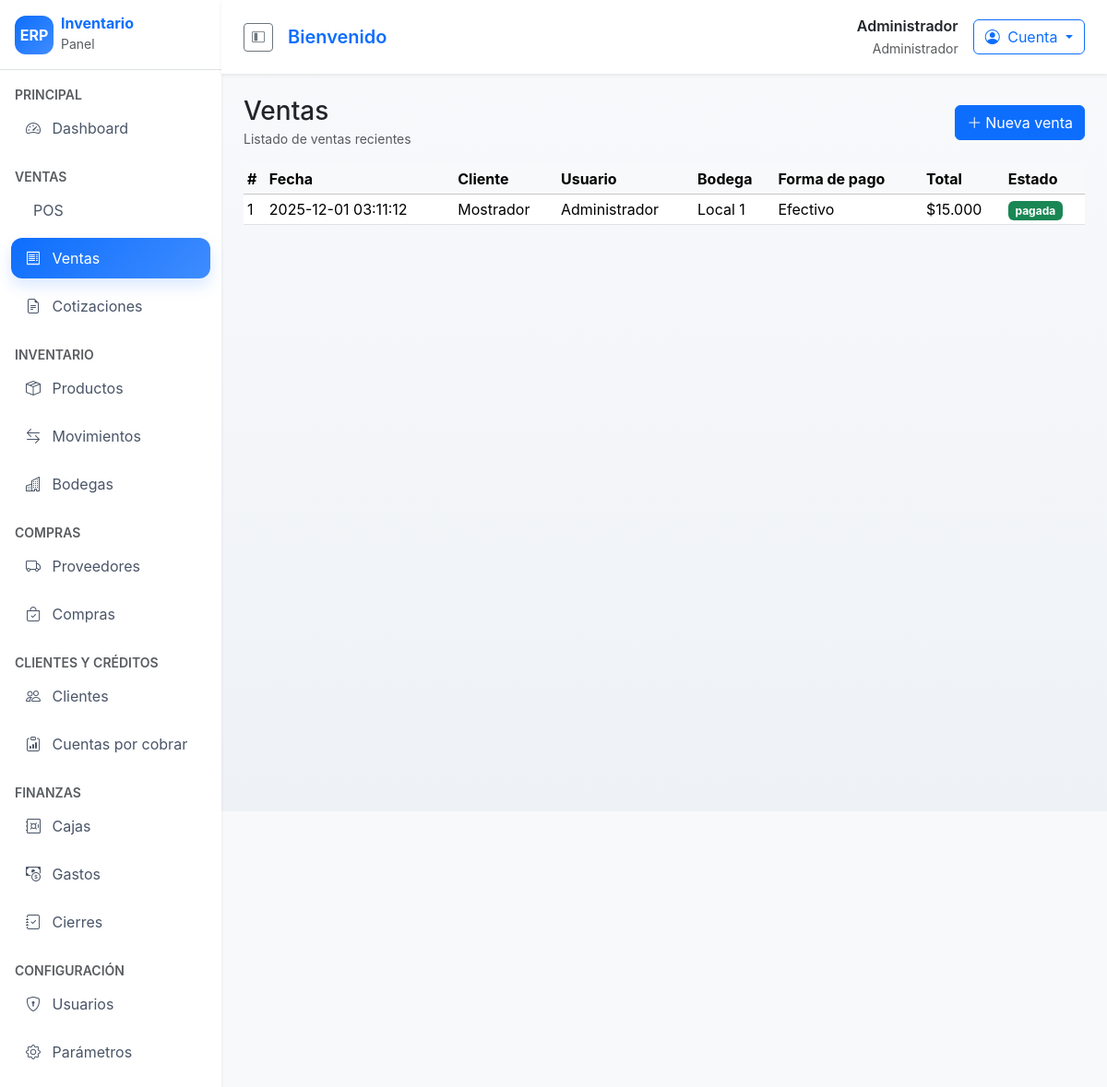
/ventas (signed in), run on the app's committed database.
### tables this page shows
CREATE TABLE sales (
    id INT AUTO_INCREMENT PRIMARY KEY,
    customer_id INT NULL,
    user_id INT NOT NULL,
    warehouse_id INT NOT NULL,
    document_type VARCHAR(20) DEFAULT 'boleta',
    document_number VARCHAR(50),
    total DECIMAL(12,2) NOT NULL,
    tax DECIMAL(12,2) DEFAULT 0,
    payment_method VARCHAR(50),
    status VARCHAR(20) DEFAULT 'pagada',
    created_at DATETIME DEFAULT CURRENT_TIMESTAMP,
    FOREIGN KEY (customer_id) REFERENCES customers(id),
    FOREIGN KEY (user_id) REFERENCES users(id),
    FOREIGN KEY (warehouse_id) REFERENCES warehouses(id)
);

CREATE TABLE users (
    id INT AUTO_INCREMENT PRIMARY KEY,
    name VARCHAR(100) NOT NULL,
    email VARCHAR(120) NOT NULL UNIQUE,
    password_hash VARCHAR(255) NOT NULL,
    role_id INT NOT NULL,
    status TINYINT(1) DEFAULT 1,
    created_at TIMESTAMP DEFAULT CURRENT_TIMESTAMP,
    updated_at TIMESTAMP DEFAULT CURRENT_TIMESTAMP ON UPDATE CURRENT_TIMESTAMP,
    FOREIGN KEY (role_id) REFERENCES roles(id)
);

CREATE TABLE warehouses (
    id INT AUTO_INCREMENT PRIMARY KEY,
    name VARCHAR(100) NOT NULL,
    address VARCHAR(255)
);

### app/controllers/SalesController.php (called while the page is built, shortened)
<?php
class SalesController extends Controller
{
    public function index(): void
    {
        $sale = new Sale();
        $this->view('sales/index', [
            'sales' => $sale->all(),
        ]);
    }
}

### app/core/Router.php (called while the page is built, shortened)
<?php
class Router
{
    private array $routes = [];
    public function get(string $path, array $handler): void
    {
        $this->routes['GET'][$path] = $handler;
    }
    public function post(string $path, array $handler): void
    {
        $this->routes['POST'][$path] = $handler;
    }
    public function dispatch(string $uri, string $method): void
    {
        $path = parse_url($uri, PHP_URL_PATH) ?: '/';
        $handler = $this->routes[$method][$path] ?? null;
        [$controllerName, $action] = $handler;
        $controller = new $controllerName();
        $controller->$action();
    }
}

### public/index.php (called while the page is built, shortened)
<?php
spl_autoload_register(function ($class) {
    $prefix = 'App\\';
    $baseDir = __DIR__ . '/../app/';
    $relativeClass = substr($class, strlen($prefix));
    $file = $baseDir . str_replace('\\', '/', $relativeClass) . '.php';
});
$router = new Router();
$router->dispatch($_SERVER['REQUEST_URI'] ?? '/', $_SERVER['REQUEST_METHOD'] ?? 'GET');

### app/core/Helper.php (called while the page is built, shortened)
<?php
class Helper
{
    public static function e(string $value): string
    {
        return htmlspecialchars($value, ENT_QUOTES, 'UTF-8');
    }
    public static function isActive(string $path): string
    {
        $current = parse_url($_SERVER['REQUEST_URI'] ?? '/', PHP_URL_PATH) ?: '/';
        return $current === $path ? 'active' : '';
    }
    public static function isActivePrefix(array $paths): string
    {
        $current = parse_url($_SERVER['REQUEST_URI'] ?? '/', PHP_URL_PATH) ?: '/';
        foreach ($paths as $path) {
            if (str_starts_with($current, $path)) {
                return 'active';
            }
        }
        return '';
    }
}

### app/core/Session.php (called while the page is built, shortened)
<?php
class Session
{
    public static function get(string $key, mixed $default = null): mixed
    {
        return $_SESSION[$key] ?? $default;
    }
}

### app/core/Auth.php (called while the page is built, shortened)
<?php
class Auth
{
    public static function user(): ?array
    {
        $user = Session::get('user');
        return $user;
    }
}

### app/core/Model.php (called while the page is built, shortened)
<?php
abstract class Model
{
    protected PDO $db;
    public function __construct()
    {
        $this->db = Database::getInstance()->getConnection();
    }
    protected function query(string $sql, array $params = []): \PDOStatement
    {
        $stmt = $this->db->prepare($sql);
        if (!$stmt->execute($params)) {
            throw new PDOException('Error ejecutando consulta');
        }
        return $stmt;
    }
}

### config/database.php (called while the page is built)
<?php
return [
    'driver' => 'mysql',
    'host' => 'localhost',
    'port' => 3306,
    'database' => 'erp_inventario',
    'username' => 'erp_user',
    'password' => 'secret',
    'charset' => 'utf8mb4',
    'collation' => 'utf8mb4_unicode_ci',
];

### app/core/Database.php (called while the page is built, shortened)
<?php
class Database
{
    private static ?Database $instance = null;
    private PDO $connection;
    private function __construct()
    {
        $config = require __DIR__ . '/../../config/database.php';
        $dsn = sprintf('%s:host=%s;port=%s;dbname=%s;charset=%s',
            $config['driver'],
            $config['host'],
            $config['port'],
            $config['database'],
            $config['charset']
        );
        try {
            $this->connection = new PDO($dsn, $config['username'], $config['password']);
            $this->connection->setAttribute(PDO::ATTR_ERRMODE, PDO::ERRMODE_EXCEPTION);
            $this->connection->setAttribute(PDO::ATTR_DEFAULT_FETCH_MODE, PDO::FETCH_ASSOC);
        } catch (PDOException $e) {
            die('Error de conexión: ' . $e->getMessage());
        }
    }
    public static function getInstance(): self
    {
        if (self::$instance === null) {
            self::$instance = new self();
        }
        return self::$instance;
    }
    public function getConnection(): PDO
    {
        return $this->connection;
    }
}

### app/models/Sale.php (called while the page is built, shortened)
<?php
class Sale extends Model
{
    public function all(): array
    {
        $stmt = $this->query('SELECT s.*, c.name as customer, w.name as warehouse, u.name as user FROM sales s LEFT JOIN customers c ON c.id = s.customer_id JOIN warehouses w ON w.id = s.warehouse_id JOIN users u ON u.id = s.user_id ORDER BY s.created_at DESC LIMIT 30');
        return $stmt->fetchAll();
    }
}

### app/views/sales/index.php (the view)
<div class="d-flex justify-content-between align-items-center mb-3">
    <div>
        <h3 class="mb-0">Ventas</h3>
        <small class="text-muted">Listado de ventas recientes</small>
    </div>
    <a class="btn btn-primary" href="/ventas/pos"><i class="bi bi-plus-lg me-1"></i>Nueva venta</a>
</div>
<table class="table table-hover table-sm align-middle">
    <thead class="table-light">
    <tr>
        <th>#</th>
        <th>Fecha</th>
        <th>Cliente</th>
        <th>Usuario</th>
        <th>Bodega</th>
        <th>Forma de pago</th>
        <th>Total</th>
        <th>Estado</th>
    </tr>
    </thead>
    <tbody>
    <?php foreach ($sales as $sale): ?>
        <tr>
            <td><?php echo $sale['id']; ?></td>
            <td><?php echo $sale['created_at']; ?></td>
            <td><?php echo App\Core\Helper::e($sale['customer'] ?? 'Mostrador'); ?></td>
            <td><?php echo App\Core\Helper::e($sale['user']); ?></td>
            <td><?php echo App\Core\Helper::e($sale['warehouse']); ?></td>
            <td class="text-capitalize"><?php echo App\Core\Helper::e($sale['payment_method']); ?></td>
            <td>$<?php echo number_format($sale['total'], 0, ',', '.'); ?></td>
            <td><span class="badge bg-<?php echo $sale['status'] === 'pagada' ? 'success' : 'warning'; ?>"><?php echo App\Core\Helper::e($sale['status']); ?></span></td>
        </tr>
    <?php endforeach; ?>
    </tbody>
</table>

### app/views/layouts/main.php (shortened to what this page needs)
<?php
$user = Auth::user();
?>
<!DOCTYPE html>
<html lang="es">
<head>
    <link rel="stylesheet" href="https://cdn.jsdelivr.net/npm/bootstrap@5.3.3/dist/css/bootstrap.min.css">
    <link rel="stylesheet" href="https://cdn.jsdelivr.net/npm/bootstrap-icons@1.11.3/font/bootstrap-icons.css">
    <link rel="stylesheet" href="/assets/css/style.css">
</head>
<body class="bg-light">
<div class="d-flex" id="wrapper">
    <aside class="sidebar bg-white shadow-sm" id="sidebar">
        <div class="sidebar-header d-flex align-items-center justify-content-between px-3 py-3 border-bottom">
            <div class="d-flex align-items-center gap-2">
                <div class="brand-logo">ERP</div>
                <div>
                    <h6 class="mb-0 fw-bold text-primary">Inventario</h6>
                    <small class="text-muted">Panel</small>
                </div>
            </div>
        </div>
        <nav class="nav flex-column py-3">
            <div class="px-3 text-uppercase text-muted small fw-semibold">Principal</div>
            <a class="nav-link px-3 <?php echo Helper::isActive('/dashboard') || Helper::isActive('/') ? 'active' : ''; ?>" href="/dashboard">
                <i class="bi bi-speedometer2 me-2"></i> Dashboard
            </a>
            <div class="px-3 mt-3 text-uppercase text-muted small fw-semibold">Ventas</div>
            <a class="nav-link px-3 <?php echo Helper::isActivePrefix(['/ventas/pos']) ?>" href="/ventas/pos"><i class="bi bi-cash-register me-2"></i> POS</a>
            <a class="nav-link px-3 <?php echo Helper::isActivePrefix(['/ventas']) ?>" href="/ventas"><i class="bi bi-receipt me-2"></i> Ventas</a>
            <a class="nav-link px-3 <?php echo Helper::isActivePrefix(['/ventas/cotizaciones']) ?>" href="/ventas/cotizaciones"><i class="bi bi-file-earmark-text me-2"></i> Cotizaciones</a>
            <div class="px-3 mt-3 text-uppercase text-muted small fw-semibold">Inventario</div>
            <a class="nav-link px-3 <?php echo Helper::isActivePrefix(['/inventario/productos','/productos']) ?>" href="/inventario/productos"><i class="bi bi-box-seam me-2"></i> Productos</a>
            <a class="nav-link px-3 <?php echo Helper::isActivePrefix(['/inventario']) ?>" href="/inventario"><i class="bi bi-arrow-left-right me-2"></i> Movimientos</a>
            <a class="nav-link px-3 <?php echo Helper::isActivePrefix(['/bodegas']) ?>" href="/bodegas"><i class="bi bi-buildings me-2"></i> Bodegas</a>
            <div class="px-3 mt-3 text-uppercase text-muted small fw-semibold">Compras</div>
            <a class="nav-link px-3 <?php echo Helper::isActivePrefix(['/proveedores']) ?>" href="/proveedores"><i class="bi bi-truck me-2"></i> Proveedores</a>
            <a class="nav-link px-3 <?php echo Helper::isActivePrefix(['/compras']) ?>" href="/compras"><i class="bi bi-bag-check me-2"></i> Compras</a>
            <div class="px-3 mt-3 text-uppercase text-muted small fw-semibold">Clientes y créditos</div>
            <a class="nav-link px-3 <?php echo Helper::isActivePrefix(['/clientes']) ?>" href="/clientes"><i class="bi bi-people me-2"></i> Clientes</a>
            <a class="nav-link px-3 <?php echo Helper::isActivePrefix(['/cobranzas']) ?>" href="/cobranzas"><i class="bi bi-clipboard-data me-2"></i> Cuentas por cobrar</a>
            <div class="px-3 mt-3 text-uppercase text-muted small fw-semibold">Finanzas</div>
            <a class="nav-link px-3 <?php echo Helper::isActivePrefix(['/cajas']) ?>" href="/cajas"><i class="bi bi-safe me-2"></i> Cajas</a>
            <a class="nav-link px-3 <?php echo Helper::isActivePrefix(['/gastos']) ?>" href="/gastos"><i class="bi bi-cash-coin me-2"></i> Gastos</a>
            <a class="nav-link px-3 <?php echo Helper::isActivePrefix(['/cierres']) ?>" href="/cierres"><i class="bi bi-journal-check me-2"></i> Cierres</a>
            <div class="px-3 mt-3 text-uppercase text-muted small fw-semibold">Configuración</div>
            <a class="nav-link px-3 <?php echo Helper::isActivePrefix(['/usuarios']) ?>" href="/usuarios"><i class="bi bi-shield-lock me-2"></i> Usuarios</a>
            <a class="nav-link px-3 <?php echo Helper::isActivePrefix(['/parametros']) ?>" href="/parametros"><i class="bi bi-gear me-2"></i> Parámetros</a>
        </nav>
    </aside>
    <div class="main flex-grow-1">
        <header class="topbar d-flex align-items-center justify-content-between shadow-sm px-4 py-3 bg-white">
            <div class="d-flex align-items-center gap-3">
                <button class="btn btn-outline-secondary btn-sm d-none d-lg-inline" id="sidebarToggleDesktop" aria-label="Alternar menú">
                    <i class="bi bi-layout-sidebar-inset"></i>
                </button>
                <h5 class="mb-0 fw-semibold text-primary">Bienvenido</h5>
            </div>
            <div class="d-flex align-items-center gap-3">
                <?php if ($user): ?>
                    <div class="text-end d-none d-sm-block">
                        <div class="fw-semibold text-dark"><?php echo Helper::e($user['name']); ?></div>
                        <small class="text-muted text-capitalize"><?php echo Helper::e($user['role_name'] ?? $user['role_slug'] ?? 'Usuario'); ?></small>
                    </div>
                    <div class="dropdown">
                        <button class="btn btn-outline-primary dropdown-toggle" type="button" data-bs-toggle="dropdown" aria-expanded="false">
                            <i class="bi bi-person-circle me-1"></i> Cuenta
                        </button>
                    </div>
                <?php endif; ?>
            </div>
        </header>
        <main class="content p-4">
            <?php include $viewPath; ?>
        </main>
    </div>
</div>
</body>
</html>

### public/assets/css/style.css (style rules this page uses)
body { background-color: #f5f6fa; font-family: 'Inter', 'Segoe UI', system-ui, -apple-system, sans-serif; }
.sidebar { width: 240px; min-height: 100vh; position: sticky; top: 0; }
.sidebar .nav-link { color: #4a5568; border-radius: 12px; margin: 4px 12px; padding-top: 10px; padding-bottom: 10px; }
.sidebar .nav-link.active { background: linear-gradient(135deg, #0d6efd, #3f8cff); color: #fff; box-shadow: 0 8px 16px rgba(13, 110, 253, 0.15); }
.brand-logo { width: 42px; height: 42px; border-radius: 12px; background: linear-gradient(135deg, #0d6efd, #3f8cff); color: #fff; display: grid; place-items: center; font-weight: 700; }
.topbar { position: sticky; top: 0; z-index: 1020; }
.content { min-height: 100vh; background: linear-gradient(180deg, #f8f9fb 0%, #eef2f7 100%); }

### data on the page
sales: user.name "Administrador", id "1", created_at "2025-12-01 03:11:12", customer "Mostrador", warehouse.name "Local 1", payment_method "Efectivo", total "15.000", status "pagada"
